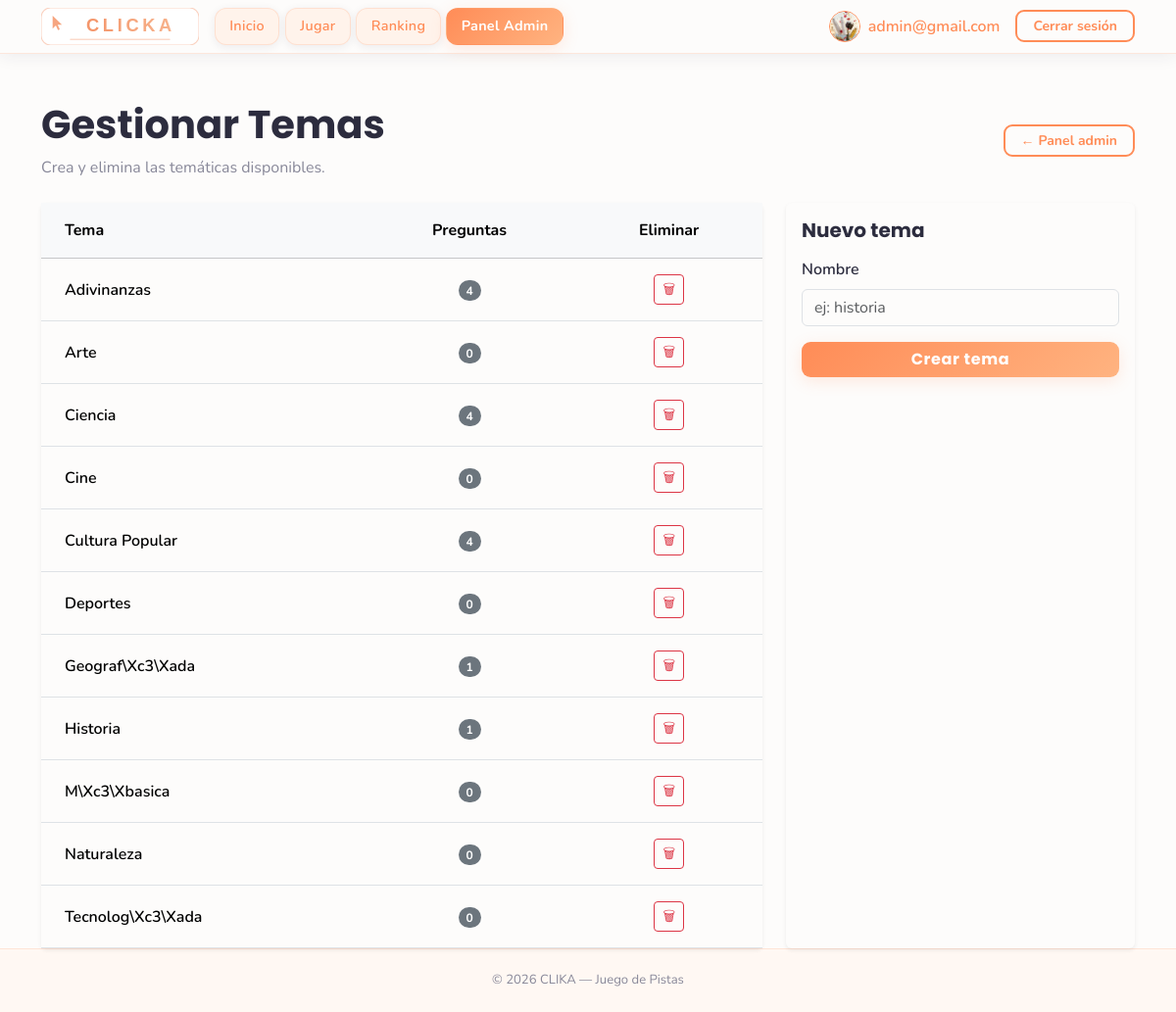
The app's page /pages/themes.php (signed in), older data.
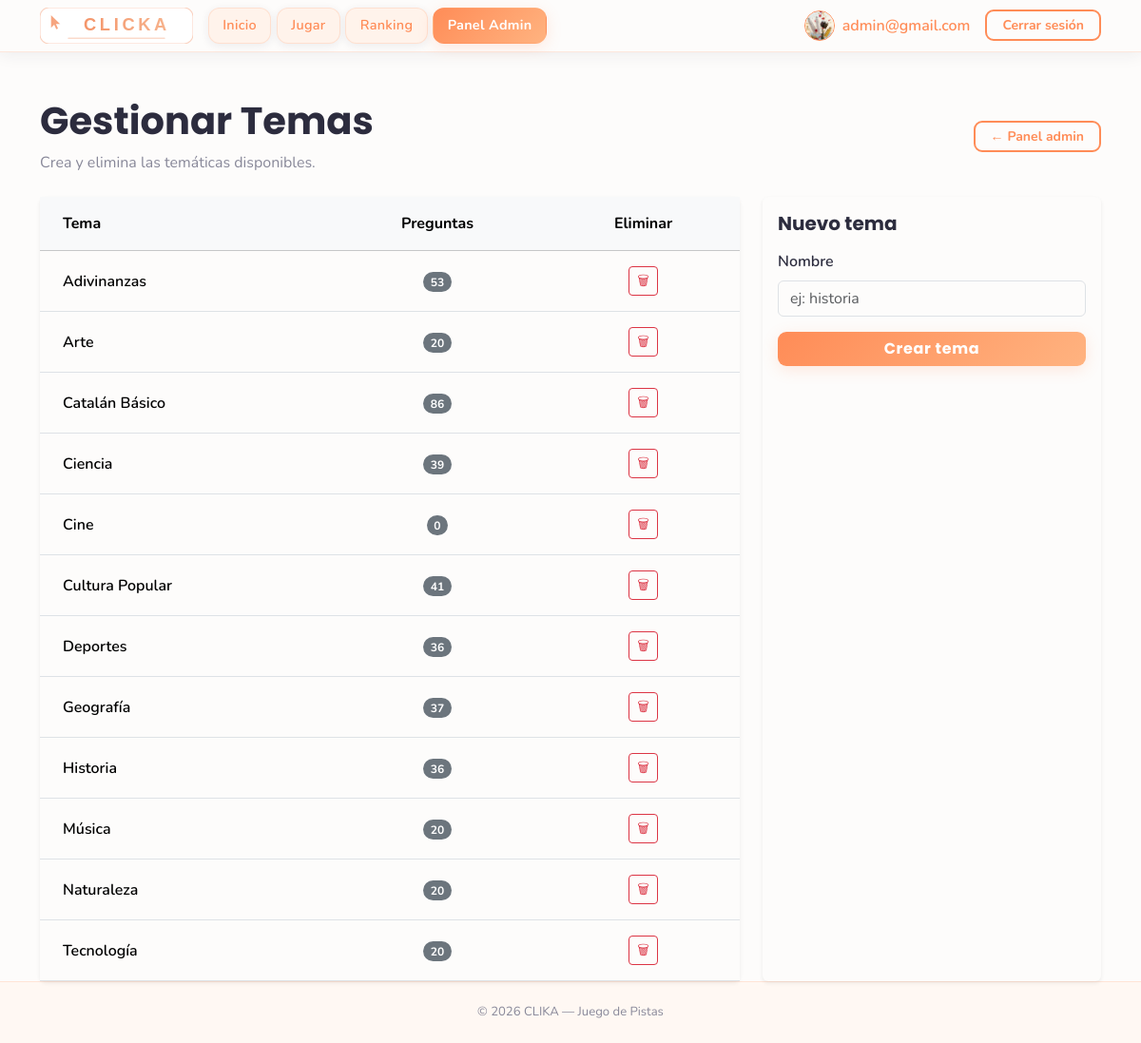
The same page, newer data.
### tables this page shows
CREATE TABLE temas (
    id INTEGER PRIMARY KEY AUTOINCREMENT,
    nombre TEXT NOT NULL UNIQUE,
    created_at TEXT NOT NULL DEFAULT CURRENT_TIMESTAMP
);

### pages/themes.php (the view, shortened to what this page needs)
<?php
require_once '../includes/db.php';
$temas = [];
$res = $db->query(
    'SELECT t.id, t.nombre,
            COUNT(p.id) AS num_preguntas
     FROM temas t
     LEFT JOIN preguntas p ON p.tema_id = t.id
     GROUP BY t.id
     ORDER BY t.nombre'
);
while ($row = $res->fetchArray(SQLITE3_ASSOC)) {
    $temas[] = $row;
}
?>
<!DOCTYPE html>
<html lang="es">
<head>
  <?php include '../includes/head.php'; ?>
</head>
<body>
  <?php include '../includes/menu.php'; ?>
  <main class="container mt-5">
    <div class="d-flex justify-content-between align-items-center mb-4">
      <div>
        <h1 class="fw-bold">Gestionar Temas</h1>
        <p class="text-muted mb-0">Crea y elimina las temáticas disponibles.</p>
      </div>
      <a href="admin_config.php" class="btn btn-outline-accent btn-sm px-3">← Panel admin</a>
    </div>
    <div class="row g-4">
      <div class="col-lg-8">
        <div class="card border-0 shadow-sm">
          <div class="card-body p-0">
            <table class="table align-middle mb-0">
              <thead class="table-light">
                <tr>
                  <th class="px-4 py-3">Tema</th>
                  <th class="px-4 py-3 text-center">Preguntas</th>
                  <th class="px-4 py-3 text-center">Eliminar</th>
                </tr>
              </thead>
              <tbody>
                <?php if (empty($temas)): ?>
                  <tr><td colspan="3" class="text-center text-muted py-4">No hay temas todavía.</td></tr>
                <?php else: ?>
                  <?php foreach ($temas as $t): ?>
                  <tr>
                    <td class="px-4 py-3 fw-semibold text-capitalize">
                      <?php echo htmlspecialchars($t['nombre']); ?>
                    </td>
                    <td class="px-4 py-3 text-center">
                      <span class="badge bg-secondary rounded-pill">
                        <?php echo (int) $t['num_preguntas']; ?>
                      </span>
                    </td>
                    <td class="px-4 py-3 text-center">
                      <form method="POST" onsubmit="return confirm('¿Eliminar tema y sus preguntas?');">
                        <button type="submit" class="btn btn-sm btn-outline-danger">&#128465;</button>
                      </form>
                    </td>
                  </tr>
                  <?php endforeach; ?>
                <?php endif; ?>
              </tbody>
            </table>
          </div>
        </div>
      </div>
      <div class="col-lg-4">
        <div class="card border-0 shadow-sm h-100">
          <div class="card-body">
            <h5 class="fw-bold mb-3">Nuevo tema</h5>
            <form method="POST">
              <div class="mb-3">
                <label class="form-label fw-semibold" for="nombre">Nombre</label>
                <input
                  type="text"
                  id="nombre"
                  name="nombre"
                  class="form-control"
                  placeholder="ej: historia"
                  maxlength="80"
                  required
                >
              </div>
              <button type="submit" class="btn btn-primary w-100">Crear tema</button>
            </form>
          </div>
        </div>
      </div>
    </div>
  </main>
  <?php include '../includes/foot.php'; ?>
</body>
</html>

Row changes from the older to the newer data that the page shows:
computed for temas "Adivinanzas": num_preguntas "4" → "53"
computed for temas "Arte": num_preguntas "0" → "20"
added temas: nombre "Catalán Básico", num_preguntas "86"
computed for temas "Ciencia": num_preguntas "4" → "39"
computed for temas "Cultura Popular": num_preguntas "4" → "41"
computed for temas "Deportes": num_preguntas "0" → "36"
changed temas: nombre "Geograf\\xc3\\xada" → "Geografía"; num_preguntas "1" → "37"
computed for temas "Historia": num_preguntas "1" → "36"
changed temas: nombre "M\\xc3\\xbasica" → "Música"; num_preguntas "0" → "20"
computed for temas "Naturaleza": num_preguntas "0" → "20"
changed temas: nombre "Tecnolog\\xc3\\xada" → "Tecnología"; num_preguntas "0" → "20"
